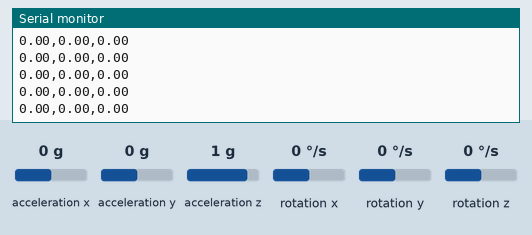
This sketch was run on a simulated ESP32. Parts: the last lines printed to the serial monitor. Inputs (shaded band) come from the test bench; at power-on: acceleration x 0 g, acceleration y 0 g, acceleration z 1 g, rotation z 0 °/s, rotation x 0 °/s, rotation y 0 °/s.

Above: at 3.2 s.
3.3 s: acceleration x set to -1.4 g
At 3.9 s:
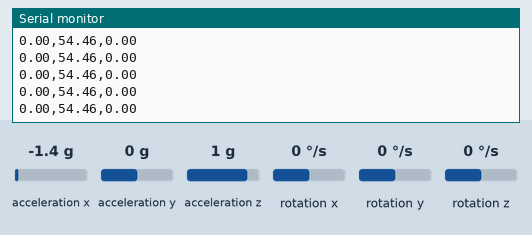
4.8 s: acceleration y set to -1.4 g
At 5.3 s:
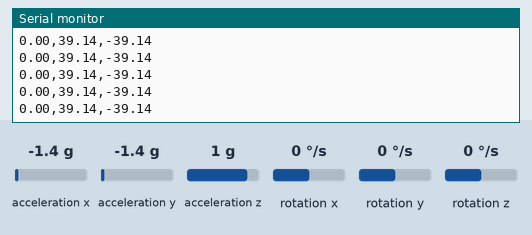
6.3 s: acceleration z set to -1.4 g
At 7.2 s:
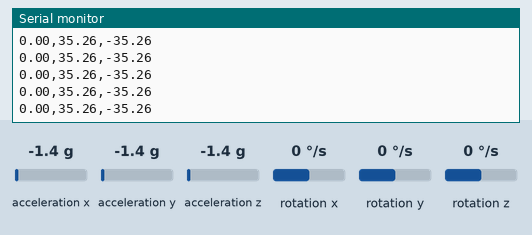
7.8 s: rotation z set to -192 °/s
At 8.3 s:
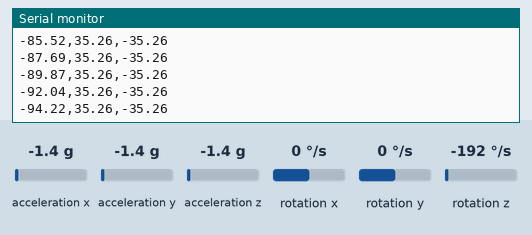
Timing chart, 0 to 10.3 s (numbered marks = the images above; inputs shaded):
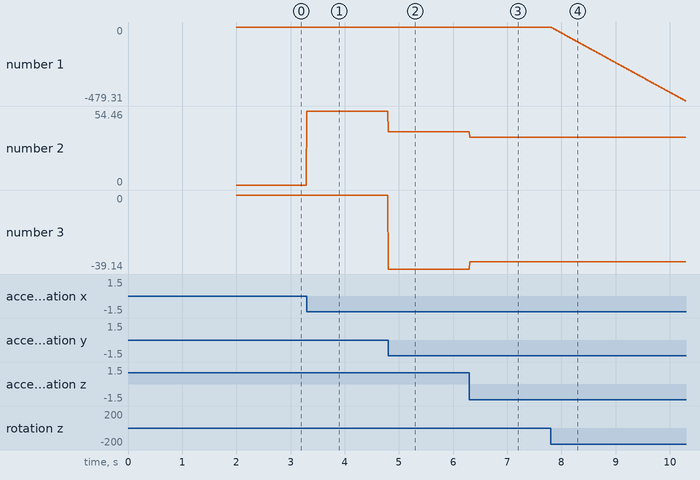

Measured:
- after the input at 3.3 s, the serial monitor: prints a new line at once (image 1)
- after the input at 4.8 s, the serial monitor: prints a new line at once (image 2)
- after the input at 6.3 s, the serial monitor: prints a new line at once (image 3)
- after the input at 7.8 s, the serial monitor: prints a new line at once (image 4)
- plotted number 1: 0 → -479.31 after the input at 7.8 s
- plotted number 2: 0 → 54.46 after the input at 3.3 s, 54.46 → 39.14 after the input at 4.8 s, 39.14 → 35.26 after the input at 6.3 s
- plotted number 3: 0 → -39.14 after the input at 4.8 s, -39.14 → -35.26 after the input at 6.3 s

The sketch:

firmware.ino
```cpp
#include <Wire.h>
#include <MPU6050_light.h>

MPU6050 mpu(Wire);
unsigned long timer = 0;

void setup() {
  Serial.begin(115200);
  Wire.begin(21, 22); // SDA = 21, SCL = 22
  Wire.setClock(400000); // تفعيل وضع Fast I2C بسرعة 400kHz

  byte status = mpu.begin();
  while (status != 0) {
    Serial.println("MPU6050 connection failed! Check SDA/SCL wiring.");
    delay(1000);
    status = mpu.begin();
  }

  Serial.println("Calibrating MPU6050... Keep controller flat and still.");
  delay(1000);
  mpu.calcOffsets(); // معايرة الجيروسكوب والتسارع تلقائياً
  Serial.println("Calibration done!");
}

void loop() {
  mpu.update();

  if ((millis() - timer) > 10) { // إرسال البيانات بمعدل 100Hz (كل 10ms)
    // إرسال الزوايا بالترتيب الذي يتوقعه كود المتصفح
    Serial.print(mpu.getAngleZ()); // Yaw
    Serial.print(",");
    Serial.print(mpu.getAngleY()); // Pitch
    Serial.print(",");
    Serial.println(mpu.getAngleX()); // Roll

    timer = millis();
  }
}
```
